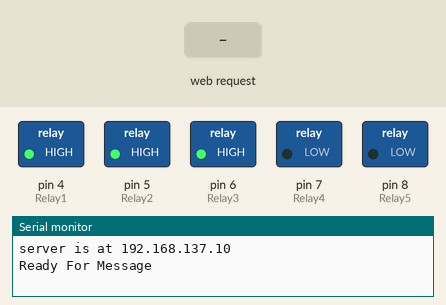
Bench run of a sketch on a simulated Arduino Mega 2560, built with avr-gcc and run on an emulated ATmega2560. Parts: switched loads named in the sketch (green lamp = pin HIGH), the last lines printed to the serial monitor. The inputs (shaded band) are chosen by the test bench. WiFi joins after 1.5 s; servers stay silent unless stated; the modem accepts every AT command (registered, SIM ready, sends succeed) and sends nothing else.

Above: at 9.2 s.
9.3 s: HTTP request GET /?Relay1=2 received
At 11.5 s:
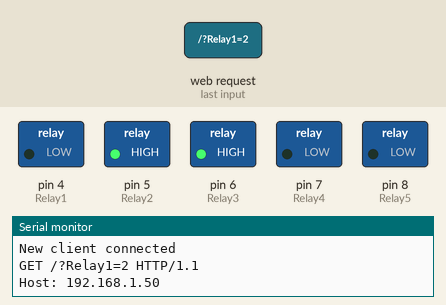
12.5 s: HTTP request GET /?Relay2=3&Relay3=4 received
At 14.6 s:
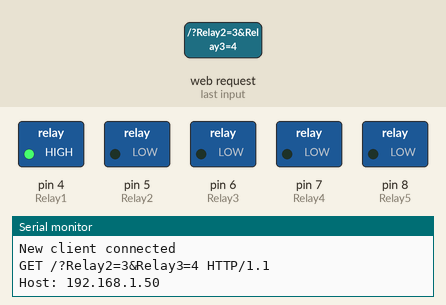
15.5 s: HTTP request GET /?Relay2=3 received
At 17.5 s:
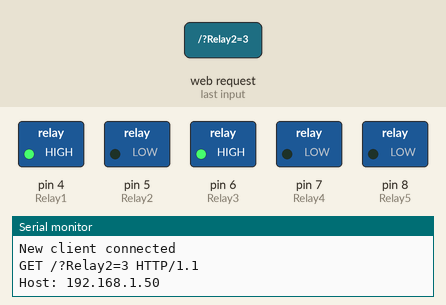
18.5 s: HTTP request GET /?Relay3=4 received
At 20.3 s:
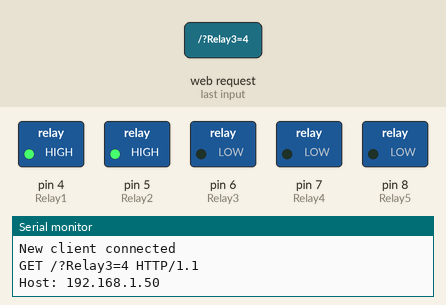
21.5 s: HTTP request GET /?Relay1=2&Relay2=3 received
At 23.5 s:
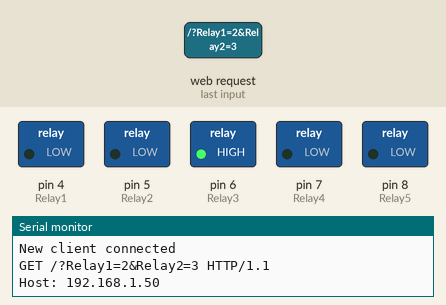
24.5 s: HTTP request GET /?Relay1=2&Relay3=4 received
At 26.6 s:
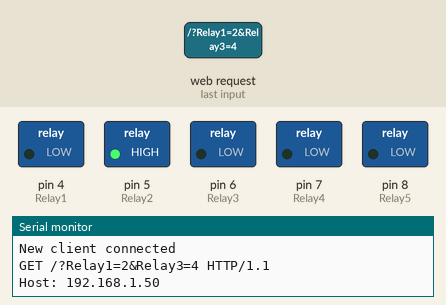
Timing chart, 0 to 28.1 s (numbered marks = the images above; inputs shaded):
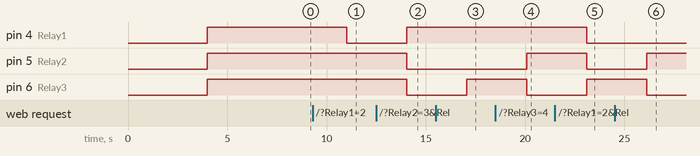

The sketch:

Working_Web_control_and_SMS.ino
```cpp
#include <String.h>
#include <Wire.h>
#include <LiquidCrystal_I2C.h>
#include <SPI.h>
#include <Ethernet.h>

int i, n;
int Relay1 = 4;
int Relay2 = 5;
int Relay3 = 6;
int Relay4 = 7;
int Relay5 = 8;

String msg;
String Startup = "Setup, Complete..Ready!";
String DoorMsg = "Door Has Been Opened";

byte mac[] = {0x98, 0x4F, 0xEE, 0x01, 0x81, 0xEA};
IPAddress ip(192, 168, 137, 10);
char* SensReadOut[] = {"OFF", "ON"};
EthernetServer server(80);
// Store the LED's status (1: on; 0: off)
int Relay1Status = 0;
int Relay2Status = 0;
int Relay3Status = 0;
int Relay4Status = 0;
// String to store the incoming HTTP request
String HTTPRequest;


void setup() {

  pinMode(Relay1, OUTPUT);
  pinMode(Relay2, OUTPUT);
  pinMode(Relay3, OUTPUT);
  pinMode(Relay4, OUTPUT);
  pinMode(Relay5, OUTPUT);

  Serial.begin(9600);
  Serial1.begin(115200);// the GPRS baud rate

  Serial1.println("AT+CMGF=1");
  delay(2000);
  Serial1.println("AT+CMGD=1,4");
  delay(2000);

  digitalWrite(Relay1, HIGH);
  digitalWrite(Relay2, HIGH);
  digitalWrite(Relay3, HIGH);

  Ethernet.begin(mac, ip);
  server.begin();
  Serial.print("server is at ");
  Serial.println(Ethernet.localIP());

  Serial.println("Ready For Message");
  msg = Startup;
  SendTextMessage();
}

void loop() {
  ReceiveTextMessage();
  delay(1000);
  EthernetClient client = server.available();
  // Serve web page & handle client requests
  if(client) {
    Serial.println("New client connected");
    WebCheck(client);
  }
  // Close the connection
  client.stop();
}


//%%%%%%%%%%%%%%%%%%%%%%{FUNCTIONS}%%%%%%%%%%%%%%%%%%%%

void SendTextMessage() {
  Serial1.println("AT+CMGS=\"+353876373466\"");
  delay(2000);
  Serial1.println(msg);
  delay(1000);
  Serial1.write(0x1A);//the ASCII code of the ctrl+z
  delay(1000);
  Serial1.println();
}

void ReceiveTextMessage() {
  char t;

  Serial1.println("AT+CPMS=\"SM\"");  // Lists SMS
  delay(1000);
  Serial1.println("AT+CMGR=1"); // Reads SMS Address 1
  delay(1000);

  while (Serial1.available() > 0) {
    t = Serial1.read();
    Serial.print(t);
    if (t == 'o' || t == 'O') {
      t = Serial1.read();
      if (t == 'n') {
        n = Serial1.read();
        if (n == '1') {
          digitalWrite(Relay1, LOW);
        }
        else if (n == '2') {
          digitalWrite(Relay2, LOW);
        }
        else if (n == '3') {
          digitalWrite(Relay3, LOW);
        }
        else if (n == '4') {
          digitalWrite(Relay4, LOW);
        }
        else if (n == '5') {
          digitalWrite(Relay5, LOW);
        }
        else if (n == 'a' || n == 'A') {
          digitalWrite(Relay1, LOW);
          digitalWrite(Relay2, LOW);
          digitalWrite(Relay3, LOW);
          //digitalWrite(Relay4, LOW);
          //digitalWrite(Relay5, LOW);
          Serial1.println("AT+CMGD=1,4");
          delay(500);
        }
        delay(1000);
        Serial1.println("AT+CMGD=1,4");
        delay(500);
        break;
        Serial.print("End of Messgage");
      }
      else if (t != 'n' && t == 'f')
      {
        t = Serial1.read();
        if (t = 'f')
        {

          n = Serial1.read();
          if (n == '1') {
            digitalWrite(Relay1, HIGH);
          }
          else if (n == '2') {
            digitalWrite(Relay2, HIGH);
          }
          else if (n == '3') {
            digitalWrite(Relay3, HIGH);
          }
          else if (n == '4') {
            digitalWrite(Relay4, HIGH);
          }
          else if (n == '5') {
            digitalWrite(Relay5, HIGH);
          }
          else if (n == 'a' || n == 'A') {
            digitalWrite(Relay1, HIGH);
            digitalWrite(Relay2, HIGH);
            digitalWrite(Relay3, HIGH);
           // digitalWrite(Relay4, HIGH);
            //digitalWrite(Relay5, HIGH);
            Serial1.println("AT+CMGD=1,4");
            delay(500);
          }
          //delay(1000);
          Serial1.println("AT+CMGD=1,4");
          delay(500);
          Serial.println("End of Messgage");
        }
        else {
          break;
        }
      }
    }
  }
  //Serial.println("\nEnd of Loop");
}


void WebCheck(EthernetClient &client) {

    boolean currentLineIsBlank = true;
    while (client.connected()) {
      if (client.available()) {
        char c = client.read();

        HTTPRequest += c;

        Serial.write(c);
        // if you've gotten to the end of the line (received a newline
        // character) and the line is blank, the http request has ended,
        // so you can send a reply
         if (c == '\n' && currentLineIsBlank) {
          // send a standard http response header
          client.println("HTTP/1.1 200 OK");
          client.println("Content-Type: text/html");
          client.println("Connection: close");
          client.println();
          client.println("<!DOCTYPE HTML>");
          client.println("<html>");
          // add a meta refresh tag, so the browser pulls again every 5 seconds:
          client.println("<meta http-equiv=\"refresh\" content=\"5\">");
          // output the value of each analog input pin
           /***************************  HEAD  ************************/
          client.println("<head> ");
          client.println("<style type=\"text/css\">table{font-family:arial;}</style>");

          client.print("<title>Intel Galileo Project</title>");
          client.print("</title>");
          client.println("</header>");
          /*************************************************************/

          /***************************** BODY ****************************/
          client.println("<body bgcolor=\"#6495ED\">");
          //client.println("<body>");
          client.println("<h1><center>Galileo Project</center></h1>");
          client.println("<h2><center>Home Monitoring & Control System</center></h2><hr />");
          client.println("<center><strong><table border=\".3\" width=\"50%\" cellpadding=\"10\">");
          client.println("<tr><th colspan=\"2\"><h3>Room</h3></th><th><h3>State</strong></h3></tr>");

          // output the value of each analog input pin
          for (int analogChannel = 4; analogChannel <= 6; analogChannel++) {
            int sensorReading = digitalRead(analogChannel);
            client.println("<tr>");
            client.print("<td colspan=\"2\">");

            client.print("Relay");
            client.print(analogChannel - 3);
            client.print(" is ");
            client.println("</td>");
            if (sensorReading > 0)
            {
             client.print("<td><center><input type=\"button\" id=\"");
             client.print(analogChannel - 3);
             client.print("\"value=\"");
             client.print(SensReadOut[0]);
             client.print("\"");
             //client.read("");
            }
            else
            {
             client.print("<td><center><input type=\"button\"value=\"");
             client.print(SensReadOut[1]);
             client.print("\"");
            }

             client.print("onclick=\"this.value=this.value=='ON'?'OFF':'ON';\"></input></center></td>");
            client.println("</tr>");

            client.println("<br />");
          }


          client.print("</table></strong></center>");
           // Use a HTML form to get the user input via a checkbox

        client.print("<center>");
        client.println("<form method=\"get\">");
        // First check if the checkbox has been clicked
        if(HTTPRequest.indexOf("GET /?Relay1=2") > -1)
          Relay1Status = 1;
         else if(HTTPRequest.indexOf("GET /?") > -1)
          Relay1Status = 0;

        if(HTTPRequest.indexOf("GET /?Relay2=3") > -1)
          Relay2Status = 1;
        else if(HTTPRequest.indexOf("GET /?") > -1)
          Relay2Status = 0;
        if(HTTPRequest.indexOf("GET /?Relay3=4") > -1)
          Relay3Status = 1;
        else if(HTTPRequest.indexOf("GET /?") > -1)
          Relay3Status = 0;

        if(HTTPRequest.indexOf("GET /?Relay2=3&Relay3=4") > -1){
          Relay2Status = 1;
          Relay3Status = 1;
        }
        if(HTTPRequest.indexOf("GET /?Relay1=2&Relay2=3") > -1){
          Relay1Status = 1;
          Relay2Status = 1;
        }
        if(HTTPRequest.indexOf("GET /?Relay1=2&Relay3=4") > -1){
          Relay1Status = 1;
          Relay3Status = 1;
        }
        if(HTTPRequest.indexOf("GET /?Relay1=2&Relay2=3&Relay3=4") > -1){
          Relay1Status = 1;
          Relay2Status = 1;
          Relay3Status = 1;
        }


        // Display the checked/unchecked box on the webpage as requested
        // & turn on/off the LED on the board at the same time
        if(Relay1Status == 1) {
          client.println("<input type=\"checkbox\" name=\"Relay1\" value=\"2\" onclick=\"submit();\" checked>Relay1");
          digitalWrite(Relay1, LOW);
        }
        else {
          client.println("<input type=\"checkbox\" name=\"Relay1\" value=\"2\" onclick=\"submit();\">Relay1");
          digitalWrite(Relay1, HIGH);
        }
        if(Relay2Status == 1) {
          client.println("<input type=\"checkbox\" name=\"Relay2\" value=\"3\" onclick=\"submit();\" checked>Relay2");
          digitalWrite(Relay2, LOW);
        }
        else {
          client.println("<input type=\"checkbox\" name=\"Relay2\" value=\"3\" onclick=\"submit();\">Relay2");
          digitalWrite(Relay2, HIGH);
        }
        if(Relay3Status == 1) {
          client.println("<input type=\"checkbox\" name=\"Relay3\" value=\"4\" onclick=\"submit();\" checked>Relay3");
          digitalWrite(Relay3, LOW);
        }
        else {
          client.println("<input type=\"checkbox\" name=\"Relay3\" value=\"4\" onclick=\"submit();\">Relay3");
          digitalWrite(Relay3, HIGH);
        }

        // Write the closing HTML tags to the webpage
        client.println("</form></center>");
          client.println("</body>");
          client.print("<footer><hr /><em>Aaron Scally Joyce B.Eng Comp Electronic Eng G.M.I.T</em></footer>");
          client.println("</html>");

          HTTPRequest = "";

          break;
        }
        if (c == '\n') {
          // you're starting a new line
          currentLineIsBlank = true;
        }
        else if (c != '\r') {
          // you've gotten a character on the current line
          currentLineIsBlank = false;
        }
      }
    }
    // give the web browser time to receive the data
    delay(1);
    // close the connection:
    //client.stop();
    //Serial.println("client disonnected");
  }
```

Measured:
- after the input at 9.3 s, pin 4 (Relay1): HIGH → LOW after 1.7 s
- after the input at 12.5 s, pin 4 (Relay1): LOW → HIGH after 1.5 s; pin 5 (Relay2), pin 6 (Relay3): HIGH → LOW after 1.5 s
- after the input at 15.5 s, pin 6 (Relay3): LOW → HIGH after 1.6 s
- after the input at 18.5 s, pin 5 (Relay2): LOW → HIGH after 1.6 s; pin 6 (Relay3): HIGH → LOW after 1.6 s
- after the input at 21.5 s, pin 4 (Relay1), pin 5 (Relay2): HIGH → LOW after 1.6 s; pin 6 (Relay3): LOW → HIGH after 1.6 s
- after the input at 24.5 s, pin 5 (Relay2): LOW → HIGH after 1.6 s; pin 6 (Relay3): HIGH → LOW after 1.6 s
